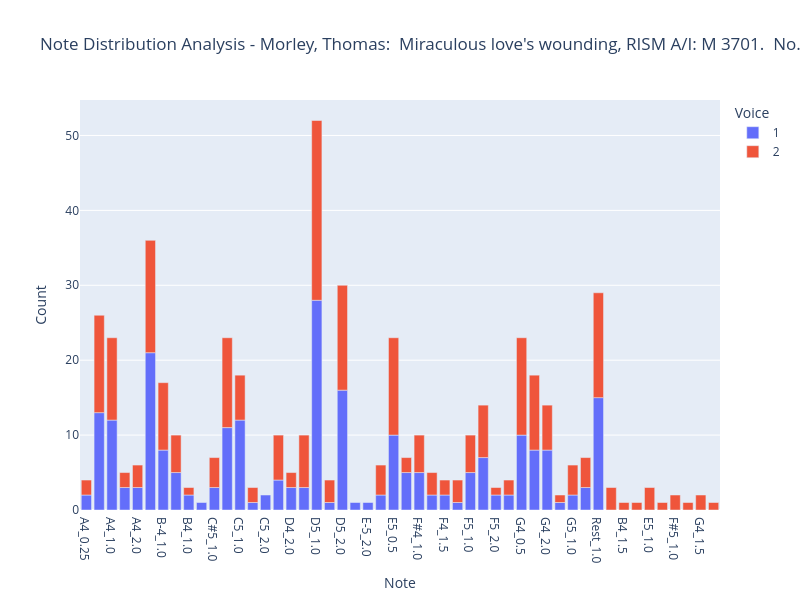

The cell this chart's notebook holds for it:
### Markdown cell above
## 2.3 Visualize as Bar Chart

### Code cell
# Create the bar chart
df = note_counts

fig = px.bar(
    df,
    x='Note',
    y='Count',
    color='Voice',
    title=f"Note Distribution Analysis - {piece.metadata['composer']}:  {piece.metadata['title']} ",
    width=800,
    height=600,

    # note that the pitch order is set earlier in our NB!
    category_orders={'Note': pitch_order}
)

fig.show()

### Figure 1 — Plotly figure (JSON) as saved in the notebook; plotly's stock layout.template omitted (floating-point values rounded to 4 significant figures)
{"data": [{"alignmentgroup": "True", "hovertemplate": "Voice=1<br>Note=%{x}<br>Count=%{y}<extra></extra>", "legendgroup": "1", "marker": {"color": "#636efa", "pattern": {"shape": ""}}, "name": "1", "offsetgroup": "1", "orientation": "v", "showlegend": true, "textposition": "auto", "type": "bar", "x": ["A4_0.25", "A4_0.5", "A4_1.0", "A4_1.5", "A4_2.0", "B-4_0.5", "B-4_1.0", "B-4_1.5", "B4_1.0", "B4_2.0", "C#5_1.0", "C5_0.5", "C5_1.0", "C5_1.5", "C5_2.0", "D4_1.0", "D4_2.0", "D5_0.5", "D5_1.0", "D5_1.5", "D5_2.0", "D5_4.0", "E-5_2.0", "E4_1.0", "E5_0.5", "E5_2.0", "F#4_1.0", "F4_1.0", "F4_1.5", "F5_0.5", "F5_1.0", "F5_1.5", "F5_2.0", "G4_0.25", "G4_0.5", "G4_1.0", "G4_2.0", "G4_4.0", "G5_1.0", "G5_2.0", "Rest_1.0"], "xaxis": "x", "y": [2, 13, 12, 3, 3, 21, 8, 5, 2, 1, 3, 11, 12, 1, 2, 4, 3, 3, 28, 1, 16, 1, 1, 2, 10, 5, 5, 2, 2, 1, 5, 7, 2, 2, 10, 8, 8, 1, 2, 3, 15], "yaxis": "y"}, {"alignmentgroup": "True", "hovertemplate": "Voice=2<br>Note=%{x}<br>Count=%{y}<extra></extra>", "legendgroup": "2", "marker": {"color": "#EF553B", "pattern": {"shape": ""}}, "name": "2", "offsetgroup": "2", "orientation": "v", "showlegend": true, "textposition": "auto", "type": "bar", "x": ["A4_0.25", "A4_0.5", "A4_1.0", "A4_1.5", "A4_2.0", "B-4_0.5", "B-4_1.0", "B-4_1.5", "B-4_2.0", "B4_1.0", "B4_1.5", "B4_4.0", "C#5_1.0", "C5_0.5", "C5_1.0", "C5_1.5", "D4_1.0", "D4_2.0", "D5_0.5", "D5_1.0", "D5_1.5", "D5_2.0", "E4_1.0", "E5_0.5", "E5_1.0", "E5_1.5", "E5_2.0", "F#4_1.0", "F#5_1.0", "F4_0.5", "F4_1.0", "F4_1.5", "F5_0.5", "F5_1.0", "F5_1.5", "F5_2.0", "G4_0.25", "G4_0.5", "G4_1.0", "G4_1.5", "G4_2.0", "G4_4.0", "G5_1.0", "G5_2.0", "Rest_1.0", "Rest_2.0"], "xaxis": "x", "y": [2, 13, 11, 2, 3, 15, 9, 5, 3, 1, 1, 1, 4, 12, 6, 2, 6, 2, 7, 24, 3, 14, 4, 13, 3, 1, 2, 5, 2, 1, 3, 2, 3, 5, 7, 1, 2, 13, 10, 2, 6, 1, 4, 4, 14, 1], "yaxis": "y"}], "layout": {"barmode": "relative", "height": 600, "legend": {"title": {"text": "Voice"}, "tracegroupgap": 0}, "title": {"text": "Note Distribution Analysis - Morley, Thomas:  Miraculous love's wounding, RISM A/I: M 3701.  No. 5 "}, "width": 800, "xaxis": {"anchor": "y", "categoryarray": ["Rest", "A#1", "B1", "C2", "C#2", "D2", "D#2", "E-2", "E2", "E#2", "F2", "F#2", "G-2", "G2", "G#2", "A-2", "A2", "A#2", "B-2", "B2", "B#2", "C3", "C#3", "D-3", "D3", "D#3", "E-3", "E3", "E#3", "F3", "F#3", "G-3", "F##3", "G3", "G#3", "A-3", "A3", "A#3", "B-3", "B3", "B#3", "C4", "C#4", "D-4", "D4", "D#4", "E-4", "E4", "F-4", "E#4", "F4", "F#4", "G-4", "F##4", "G4", "G#4", "A-4", "A4", "A#4", "B-4", "B4", "B#4", "C5", "C#5", "C##5", "D-5", "D5", "D#5", "E-5", "E5", "F-5", "E#5", "F5", "F#5", "G-5", "F##5", "G5", "G#5", "A-5", "A5", "A#5", "B-5", "B5", "C6"], "categoryorder": "array", "domain": [0, 1], "title": {"text": "Note"}}, "yaxis": {"anchor": "x", "domain": [0, 1], "title": {"text": "Count"}}}}
